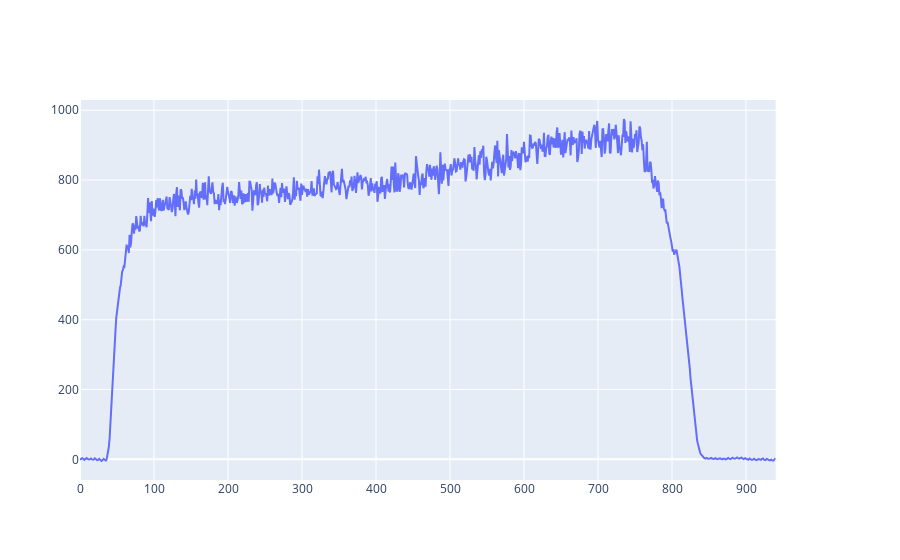

The notebook cell saved with this chart:
### Code cell
filename_widget = widgets.Dropdown(options=[str(x.stem).replace("_metadata", "") for x in metadata_files], description="Filename:")

data_file_path = Path(filename_widget.value + "_data.csv")
data = pd.read_csv(input_path / Path(source_widget.value) / data_file_path)

# Select X & Y axis
x_axis_widget = widgets.Dropdown(description='X axis:', options=data.columns)
y_axis_widget = widgets.Dropdown(description='Y axis:', options=data.columns)
sec_y_axis_widget = widgets.Dropdown(description='Sec. Y axis:', options=data.columns)
sec_x_axis_widget = widgets.Dropdown(description='Sec. X axis:', options=data.columns)

fig = make_subplots(specs=[[{"secondary_y": True}]])

def update_data(event=None):

    data_file_path = Path(filename_widget.value + "_data.csv")
    data = pd.read_csv(input_path / Path(source_widget.value) / data_file_path)

    x_axis_widget.options = data.columns
    y_axis_widget.options = data.columns

    sec_y_axis_widget.options = data.columns
    sec_x_axis_widget.options = data.columns

    plot()

def plot(event=None):

    clear_output()

    primary_box = widgets.Box(children=[x_axis_widget, y_axis_widget])
    secondary_box = widgets.Box(children=[sec_x_axis_widget, sec_y_axis_widget])
    vbox = widgets.VBox([filename_widget, primary_box, secondary_box])

    display(vbox)

    y_data = data[y_axis_widget.value]
    x_data = data[x_axis_widget.value]

    sec_y_data = data[sec_y_axis_widget.value]
    sec_x_data = data[sec_x_axis_widget.value]

    fig = make_subplots(specs=[[{"secondary_y": True}]])

    if y_axis_widget.value != x_axis_widget.value:
        fig.add_trace(go.Scatter(x=x_data, y=y_data, mode='lines', name=f"{y_axis_widget.value} vs {x_axis_widget.value}"), secondary_y=False)
    
    if sec_y_axis_widget.value != sec_x_axis_widget.value:
        fig.add_trace(go.Scatter(x=sec_x_data, y=sec_y_data, mode='lines', name=f"{sec_y_axis_widget.value} vs {sec_x_axis_widget.value}"), secondary_y=True)
    

    fig.show()

# TODO: also allow setting the scale for each axis

x_axis_widget.observe(plot, names="value")
y_axis_widget.observe(plot, names="value")
sec_x_axis_widget.observe(plot, names="value")
sec_y_axis_widget.observe(plot, names="value")
filename_widget.observe(update_data, names="value")

plot()

### Figure 1 — Plotly figure (JSON) as saved in the notebook; plotly's stock layout.template omitted (floating-point values rounded to 4 significant figures; data arrays with more than 128 entries replaced by an {"elided": "..."} marker saying what was removed)
{"data": [{"mode": "lines", "name": "HRR (kW/m2) vs Time (s)", "type": "scatter", "x": {"elided": "941 int values"}, "xaxis": "x", "y": {"elided": "941 float values"}, "yaxis": "y"}], "layout": {"xaxis": {"anchor": "y", "domain": [0, 0.94]}, "yaxis": {"anchor": "x", "domain": [0, 1]}, "yaxis2": {"anchor": "x", "overlaying": "y", "side": "right"}}}
